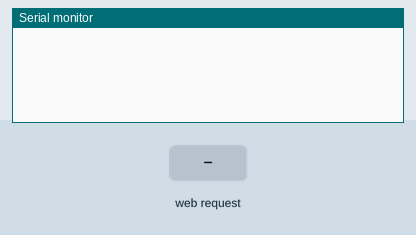
Recording of a sketch running on a simulated ESP8266 (NodeMCU). Parts: the last lines printed to the serial monitor. The test bench sets the inputs (shaded band).

Above: at 1.2 s.
1.3 s: HTTP request GET /planeGo received
At 2.0 s:
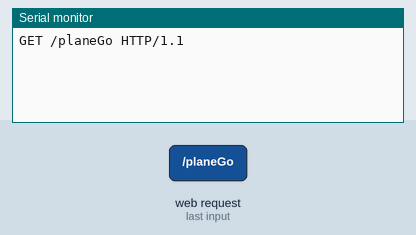
2.8 s: HTTP request GET /setGPS received
At 3.2 s:
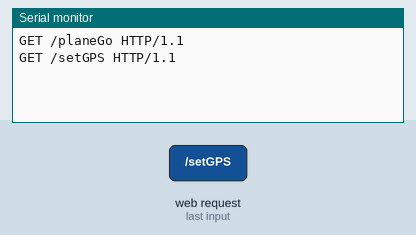
4.3 s: HTTP request GET /planeState received
At 5.5 s:
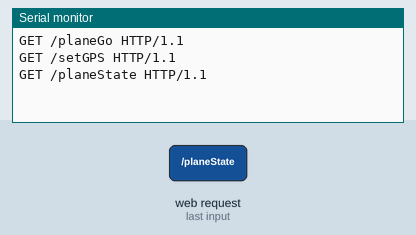

Measured:
- after the input at 1.3 s, the serial monitor: prints a new line at once (image 1)
- after the input at 2.8 s, the serial monitor: prints a new line at once (image 2)
- after the input at 4.3 s, the serial monitor: prints a new line at once (image 3)

The sketch:

ESP_code.ino
```cpp
#include <ESP8266WiFi.h>

//update planeGo
//figure out how to read GPS String coordinates
//figure out how to set servos, and what servos we're using

//WiFi Definitions
const char WiFiAPPSK[] = "tuckersmith";

//Pin Definitions
const int GYRO_PIN = 5; // Gyro pin
const int MOTOR_PIN = 2; // Motor pin
String GPString = "";
boolean planeGone = false;

WiFiServer server(80);

void setupWiFi()
{
  WiFi.mode(WIFI_AP);

  //change adress name
  uint8_t mac[WL_MAC_ADDR_LENGTH];
  WiFi.softAPmacAddress(mac);
  String macID = String(mac[WL_MAC_ADDR_LENGTH - 2], HEX) +
                 String(mac[WL_MAC_ADDR_LENGTH - 1], HEX);
   macID.toUpperCase();
   String AP_NameString = "Plane Ap";

   char AP_NameChar[AP_NameString.length() + 1];
   memset(AP_NameChar, 0, AP_NameString.length() + 1);

   for(int i = 0; i < AP_NameString.length(); i++)
     AP_NameChar[i] = AP_NameString.charAt(i);

     WiFi.softAP(AP_NameChar, WiFiAPPSK);
}

void initHardware()
{
  Serial.begin(115200);
  //set pin modes here
}

void setup()
{
  initHardware();
  setupWiFi();
  server.begin();
}

void updateGPS(String s)
{
  GPString = "";
  GPString = s;
}

void planeGo()
{
  planeGone = true;
}

void planeLand()
{
  planeGone = false;
}

void loop()
{
  //Check if a client has connected
  WiFiClient client = server.available();
  if(!client) {
    return;
  }

  //Read the first line of the request
  String req = client.readStringUntil('\r');
  Serial.println(req);
  client.flush();

  client.flush();

  //Prepare the response. Start with common header:
  String s = "HTTP/1.1 200 OK\r\n";
  s += "Content-Type: text/html\r\n\r\n";
  s += "<!DOCTYPE HTML>\r\n<html>\r\n";

  //match the request
  int val = -1; // We'll use 'val' to keep track of both the
                // request type (read/set) and value if set.
  if (req.indexOf("/planeGo") != -1)
    val = 0; // Will write LED low
  else if (req.indexOf("/setGPS") != -1)
    val = 1; // Will print pin reads
  else if (req.indexOf("/planeState") != -1)
    val = -2;

  //add displays
  // If we're setting the LED, print out a message saying we did
  if (val < 0)
  {
    s += "Your plane is ";
    s += (planeGone)?"gone.":"not gone.";
  }
  else if (val == 0)
  {
    planeGo();
  }
  else if (val == 1)
  {
     s+= "<form action=\"demo_form.asp\">GPS: <input type=\"text\" name=\"GPS\" value=""><br><input type=\"submit\" value=\"Submit\">\"</form>";
  }
  else
  {
    s+= "Invalid request. \rPlease use:\r\t/planeGo\r\t/setGPS\r\t/planeState";
  }

  //close
  s += "</html>\n";


  //send the response to the client
  client.print(s);
  delay(1);

  // The client will be disconnected
  //when the function returns and 'client' is destroyed.
}
```
